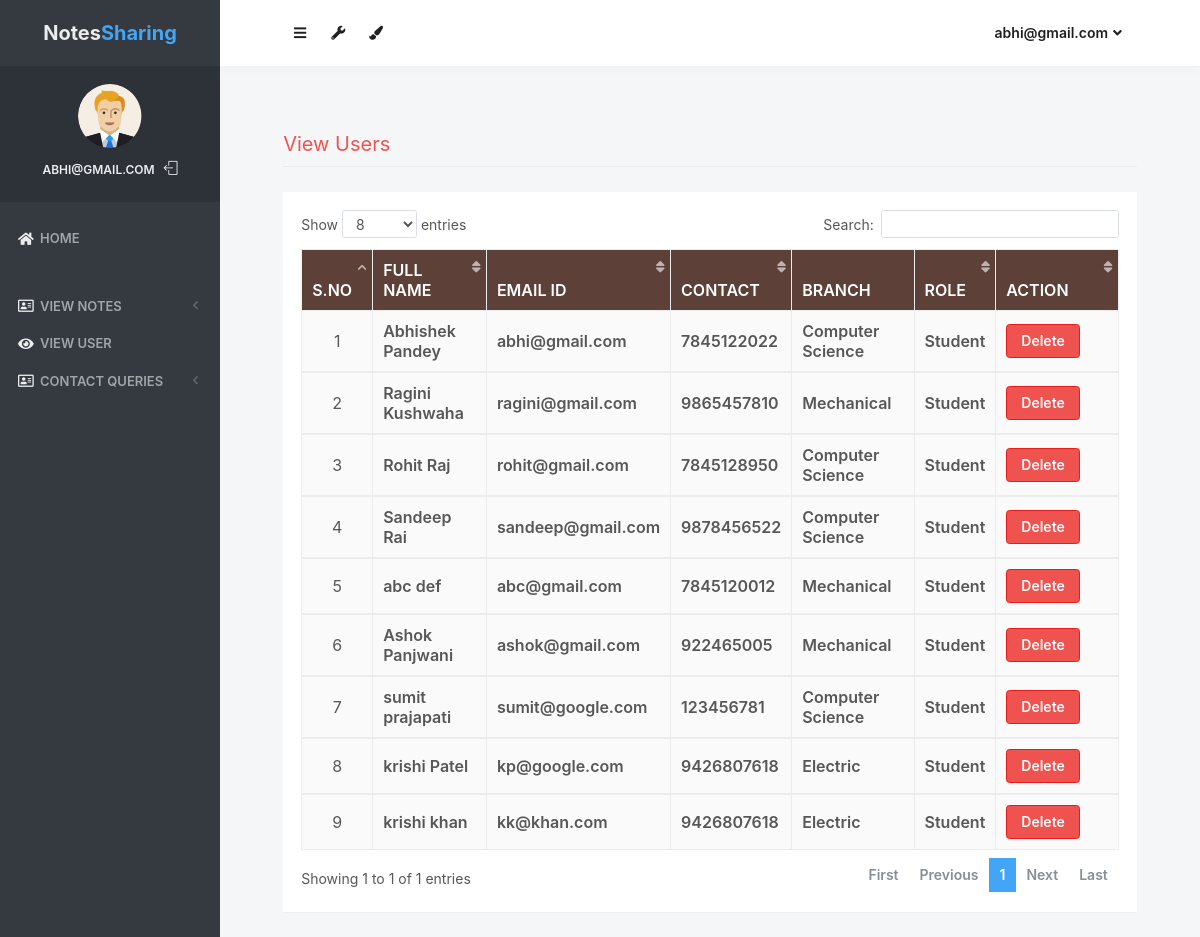
The app's page /view_users (signed in) with its own data.
### notes/models.py (models this page shows, shortened)
class Signup(models.Model):
    user = models.ForeignKey(User,on_delete=models.CASCADE)
    contact = models.CharField(max_length=10)
    branch = models.CharField(max_length=30)
    role = models.CharField(max_length=15)

### notes/views.py (the view)
# urls.py: path('view_users', view_users, name='view_users'),
def view_users(request):
    if not request.user.is_authenticated:
        return redirect('login_admin')
    users = Signup.objects.all()
    d = {'users':users}
    return render(request,'view_users.html',d)

### notes/templates/view_users.html (shortened to what this page needs)
{% load static %}
<html lang="en" class="no-focus">
    <head>
        <link rel="stylesheet" href="{% static 'js/plugins/datatables/dataTables.bootstrap4.min.css' %}">
        <link rel="stylesheet" id="css-main" href="{% static 'css1/codebase.min.css' %}">
    </head>
    <body>
        <div id="page-container" class="sidebar-o sidebar-inverse side-scroll page-header-fixed main-content-narrow">
         {% include "sidebar.html" %}
            {% include "admin_nav.html" %}
            <main id="main-container">
                <div class="content">
                    <h2 class="content-heading text-danger">View Users</h2>
                    <div class="block">
                        <div class="block-content block-content-full">
                            <table class="table table-bordered table-striped table-vcenter js-dataTable-full-pagination" style="width:100%">
                                <thead class="text-white" style="background-color : #5d4037;">
                                    <tr>
                                        <th class="text-center">S.No</th>
                                        <th class="d-none d-sm-table-cell">Full Name</th>
                                        <th class="d-none d-sm-table-cell">Email ID</th>
                                        <th class="d-none d-sm-table-cell">Contact</th>
                                        <th class="d-none d-sm-table-cell">Branch</th>
                                        <th class="d-none d-sm-table-cell">Role</th>
                                        <th class="d-none d-sm-table-cell" style="width: 15%;">Action</th>
                                    </tr>
                                </thead>
                                {% for i in users %}
                                <tbody>
                                    <tr>
                                        <td class="text-center">{{forloop.counter}}</td>
                                        <td class="font-w600">{{i.user.first_name}} {{i.user.last_name}}</td>
					                    <td class="font-w600">{{i.user.username}}</td>
					                    <td class="font-w600">{{i.contact}}</td>
					                    <td class="font-w600">{{i.branch}}</td>
					                    <td class="font-w600">{{i.role}}</td>
					                    <td class="font-w600"><a href="{% url 'delete_users' i.user.id %}" class="btn btn-danger" onclick="return confirm('Are your sure to Delete ?')">Delete</a></td>
					                </tr>
                                        {% endfor %}
                                </tbody>
                            </table>
                        </div>
                    </div>
                </div>
            </main>
        </div>
 <link rel="stylesheet" href="https://use.fontawesome.com/releases/v5.6.3/css/all.css">
    </body>
</html>

### notes/templates/sidebar.html (shortened to what this page needs)
{% load static %}
   <nav id="sidebar">
                <div id="sidebar-scroll">
                    <div class="sidebar-content">
                        <div class="content-header content-header-fullrow px-15">
                            <div class="content-header-section text-center align-parent sidebar-mini-hidden">
                                <div class="content-header-item">
                                    <a class="link-effect font-w700" href="{% url 'admin_home' %}">
                                           <span class="font-size-xl text-dual-primary-dark">Notes</span><span class="font-size-xl text-primary">Sharing</span>
                                    </a>
                                </div>
                            </div>
                        </div>
                        <div class="content-side content-side-full content-side-user px-10 align-parent">
                            <div class="sidebar-mini-hidden-b text-center">
                                <a class="img-link" href="be_pages_generic_profile.html">
                                    <img class="img-avatar" src="{% static 'img/avatars/user1.png' %}" alt="">
                                </a>
                                <ul class="list-inline mt-10">
                                    <li class="list-inline-item">
                                        <a class="link-effect text-dual-primary-dark font-size-xs font-w600 text-uppercase" href="{% url 'admin_home' %}">{{ request.user.username }}</a>
                                    </li>
                                    <li class="list-inline-item">
                                        <a class="link-effect text-dual-primary-dark" href="{% url 'logout' %}">
                                            <i class="si si-logout"></i>
                                        </a>
                                    </li>
                                </ul>
                            </div>
                        </div>
                        <div class="content-side content-side-full">
                            <ul class="nav-main">
                                <li class="open">
                                    <a href="{% url 'admin_home' %}"><i class="fas fa-home"></i><span class="sidebar-mini-hide">Home</span></a>
                                </li>
                                <li class="nav-main-heading"><span class="sidebar-mini-visible">UI</span></li>
                                <li>
                                    <a class="nav-submenu" data-toggle="nav-submenu"><i class="far fa-address-card"></i>View Notes</a>
                                </li>
                                <li>
                                    <a  href="{% url 'view_users' %}"><i class="fas fa-eye"></i><span class="sidebar-mini-hide">View User</span></a>
                                </li>
                                <li>
                                    <a class="nav-submenu" data-toggle="nav-submenu"><i class="far fa-address-card"></i>Contact Queries</a>
                                </li>
                           </ul>
                        </div>
                    </div>
                </div>
            </nav>

### notes/templates/admin_nav.html (shortened to what this page needs)
{% load static %}
            <header id="page-header">
                <div class="content-header">
                    <div class="content-header-section">
                        <button type="button" class="btn btn-circle btn-dual-secondary" data-toggle="layout" data-action="sidebar_toggle">
                            <i class="fa fa-navicon"></i>
                        </button>
                        <div class="btn-group" role="group">
                            <button type="button" class="btn btn-circle btn-dual-secondary" id="page-header-options-dropdown" data-toggle="dropdown" aria-haspopup="true" aria-expanded="false">
                                <i class="fa fa-wrench"></i>
                            </button>
                        </div>
                        <div class="btn-group" role="group">
                            <button type="button" class="btn btn-circle btn-dual-secondary" id="page-header-themes-dropdown" data-toggle="dropdown" aria-haspopup="true" aria-expanded="false">
                                <i class="fa fa-paint-brush"></i>
                            </button>
                        </div>
                    </div>
                    <div class="content-header-section">
                        <div class="btn-group" role="group">
                            <button type="button" class="btn btn-rounded btn-dual-secondary" id="page-header-user-dropdown" data-toggle="dropdown" aria-haspopup="true" aria-expanded="false">
                                {{ request.user.username}}<i class="fa fa-angle-down ml-5"></i>
                            </button>
                        </div>
                    </div>
                </div>
            </header>

### records on screen
Signup: user.first_name "Abhishek", user.last_name "Pandey", user.username "abhi@gmail.com", contact "7845122022", branch "Computer Science", role "Student"
Signup: user.first_name "Ragini", user.last_name "Kushwaha", user.username "ragini@gmail.com", contact "9865457810", branch "Mechanical", role "Student"
Signup: user.first_name "Rohit", user.last_name "Raj", user.username "rohit@gmail.com", contact "7845128950", branch "Computer Science", role "Student"
Signup: user.first_name "Sandeep", user.last_name "Rai", user.username "sandeep@gmail.com", contact "9878456522", branch "Computer Science", role "Student"
Signup: user.first_name "abc", user.last_name "def", user.username "abc@gmail.com", contact "7845120012", branch "Mechanical", role "Student"
Signup: user.first_name "Ashok", user.last_name "Panjwani", user.username "ashok@gmail.com", contact "922465005", branch "Mechanical", role "Student"
Signup: user.first_name "sumit", user.last_name "prajapati", user.username "sumit@google.com", contact "123456781", branch "Computer Science", role "Student"
Signup: user.first_name "krishi", user.last_name "Patel", user.username "kp@google.com", contact "9426807618", branch "Electric", role "Student"
Signup: user.first_name "krishi", user.last_name "khan", user.username "kk@khan.com", contact "9426807618", branch "Electric", role "Student"

### other values on screen
{{ request.user.username }} "ABHI@GMAIL.COM"
{{ request.user.username }} "abhi@gmail.com"
